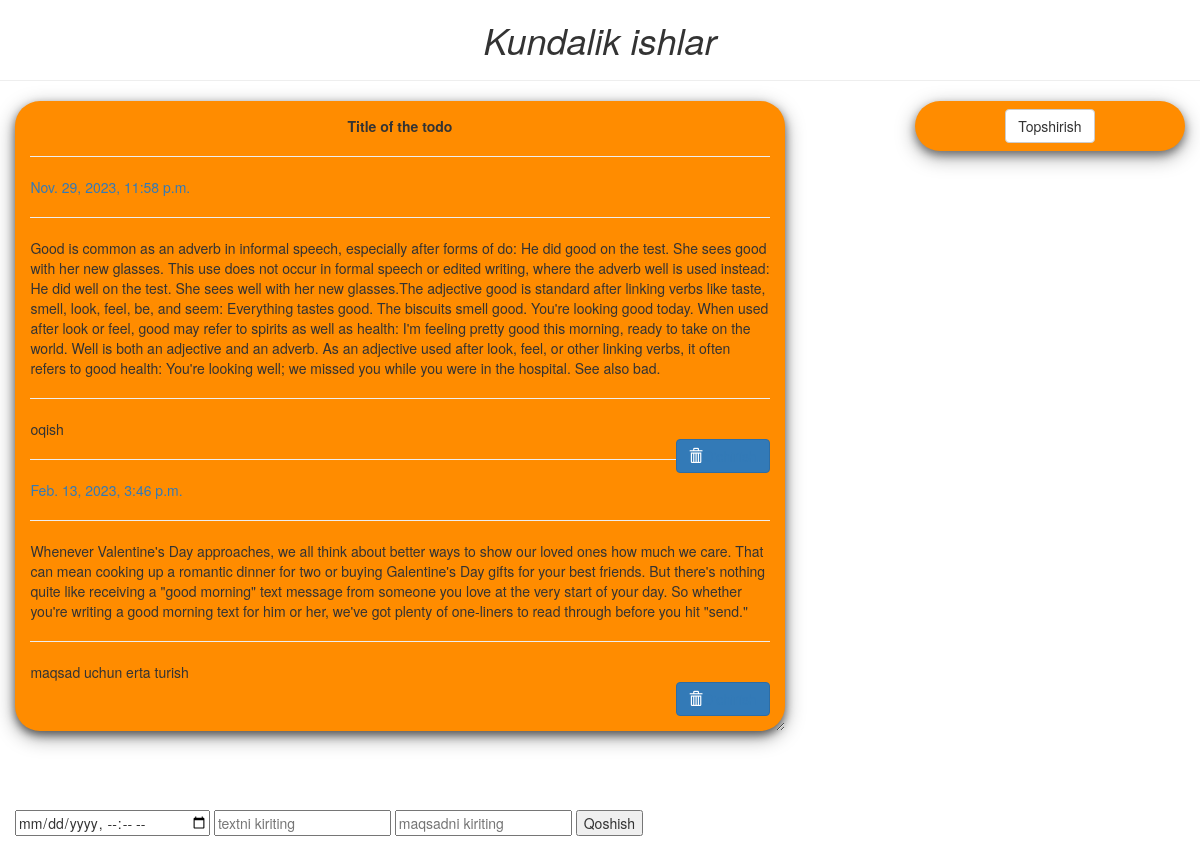
/todo/, run on an earlier commit of the app's database.
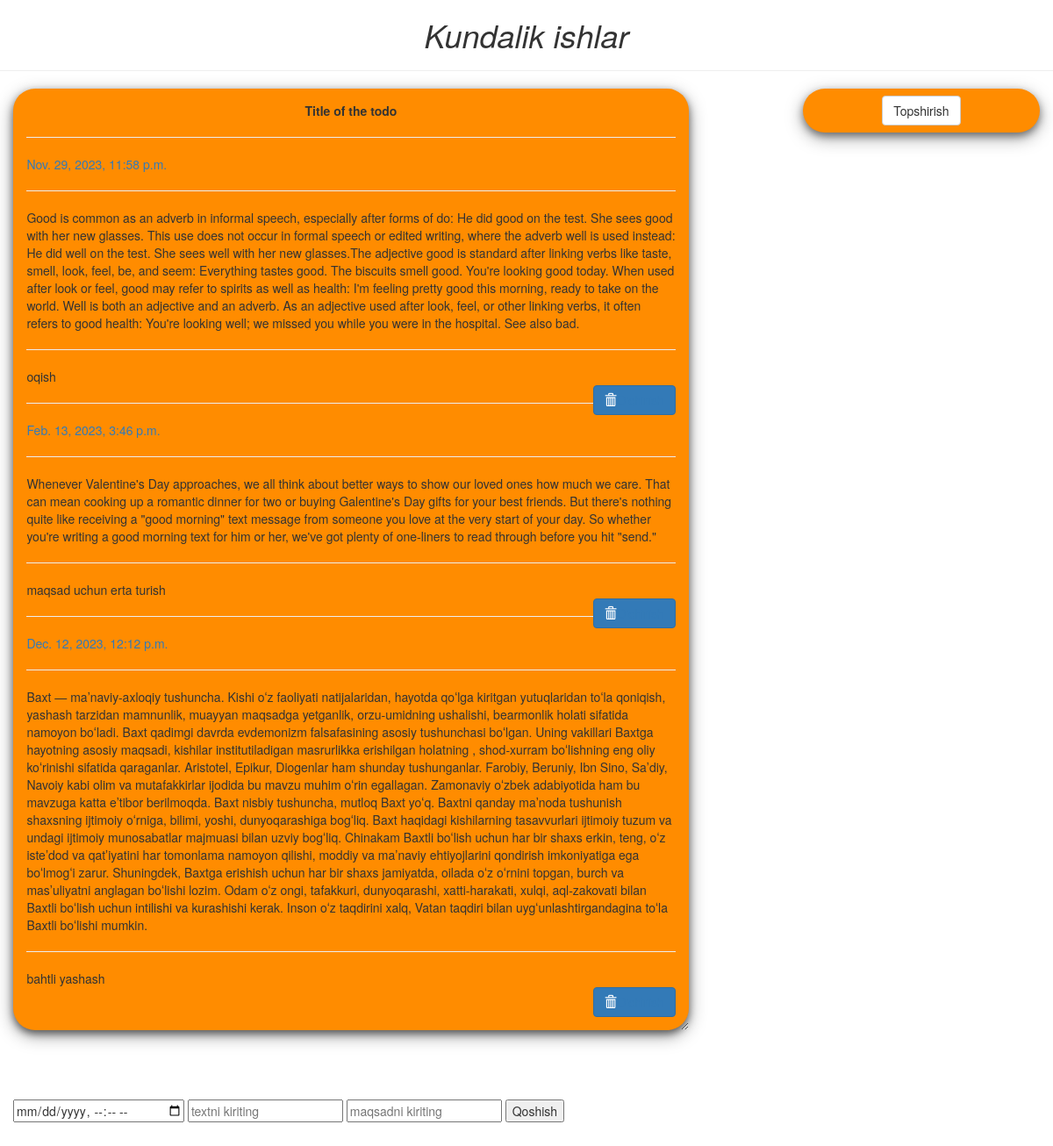
And on a later commit of the database.
### asosiy/models.py (models this page shows, shortened)
class Kundalik(models.Model):
    vaqti=models.DateTimeField()
    izoh=models.TextField()
    maqsad=models.CharField(max_length=60)

### asosiy/views.py (the view, shortened to what this page needs)
# urls.py: path('todo/', hamma_todo),
def hamma_todo(request):
    data={"todo":Kundalik.objects.all()}
    return render(request,"todo.html",data)

### templates/todo.html (shortened to what this page needs)
<!DOCTYPE html>
<html lang="en" dir="ltr">
<head>
  <link rel="stylesheet" href="https://maxcdn.bootstrapcdn.com/bootstrap/3.3.7/css/bootstrap.min.css">
</head>
<body  class="container-fluid">
  <center class="row">
    <h1><i>Kundalik ishlar</i></h1>
    <hr />
  </center>
  <div class="row">
    <div class="col-md-8">
      <div class="card">
        <center><b>Title of the todo</b></center>
        {%for i in todo%}
        <hr/>
        <a href="/kundalik_edit/{{i.id}}/"> {{i.vaqti}}</a>
        <hr/>
        {{i.izoh}}
        <hr/>
        {{i.maqsad}}
        <br />
        <button class="btn btn-primary" style="float: right;"><span class="glyphicon glyphicon-trash"></span><a href="/kundalik_ochir/{{i.id}}">O'chirish</a></button>
      {%endfor%}
      </div>
    </div>
    <div class="col-md-1"> </div>
    <div class="col-md-3" >
      <div  class="submit_form">
      <form action="#" >
        <center>
        <button type="submit" class="btn btn-default">Topshirish</button>
      </center>
      </form>
    </div>
  </div>
</div>
<br>
<br>
<form action="/todo/" method="POST">{%csrf_token%}
  <input type="datetime-local" name="v" placeholder="vaqtni kiriting">
  <input type="text" name="i" placeholder="textni kiriting">
  <input type="text" name="m" placeholder="maqsadni kiriting">
<button type="submit">Qoshish</button>
  <br>
  <br>
  <br>
  <br>
  <br>
</form>
</body>
</html>

What changed in the data, as far as the page shows it:
added Kundalik: vaqti "Dec. 12, 2023, 12:12 p.m.", izoh "Baxt — maʼnaviy-axloqiy tushuncha. Kishi oʻz faoliyati natijalaridan, hayotda qoʻlga kiritgan yutuqlaridan toʻla qoniqish, yashash tarzidan mamnunlik, muayyan maqsadga yetganlik, orzu-umidning ushalishi, bearmonlik holati sifatida namoyon boʻladi. Baxt qadimgi davrda evdemonizm falsafasining asosiy tushunchasi boʻlgan. Uning vakillari Baxtga hayotning asosiy maqsadi, kishilar institutiladigan masrurlikka erishilgan holatning , shod-xurram boʻlishning eng oliy koʻrinishi sifatida qaraganlar. Aristotel, Epikur, Diogenlar ham shunday tushunganlar. Farobiy, Beruniy, Ibn Sino, Saʼdiy, Navoiy kabi olim va mutafakkirlar ijodida bu mavzu muhim oʻrin egallagan. Zamonaviy oʻzbek adabiyotida ham bu…", maqsad "bahtli yashash"
